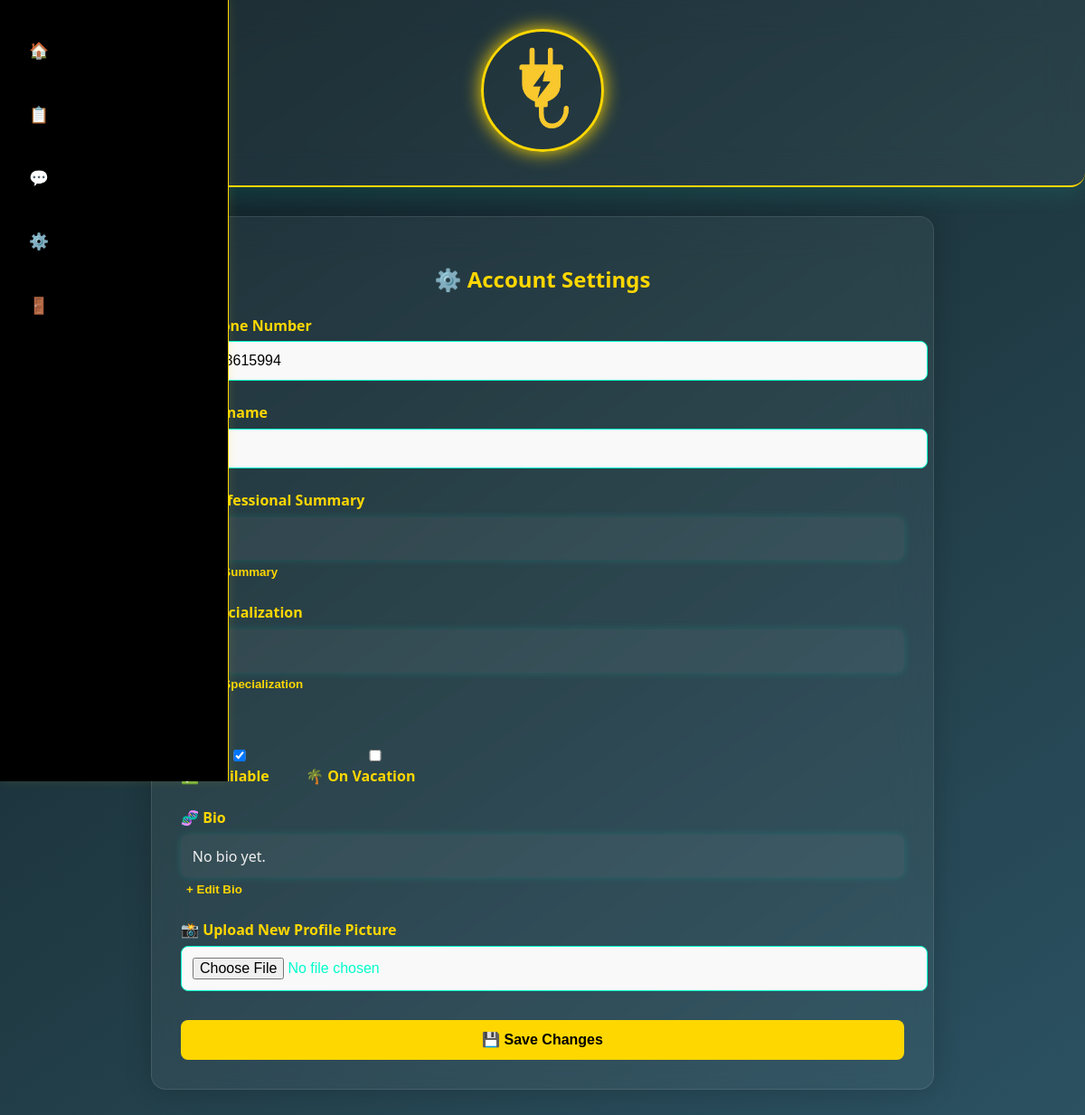
The page /account/settings/ (signed in) on the database as committed earlier.
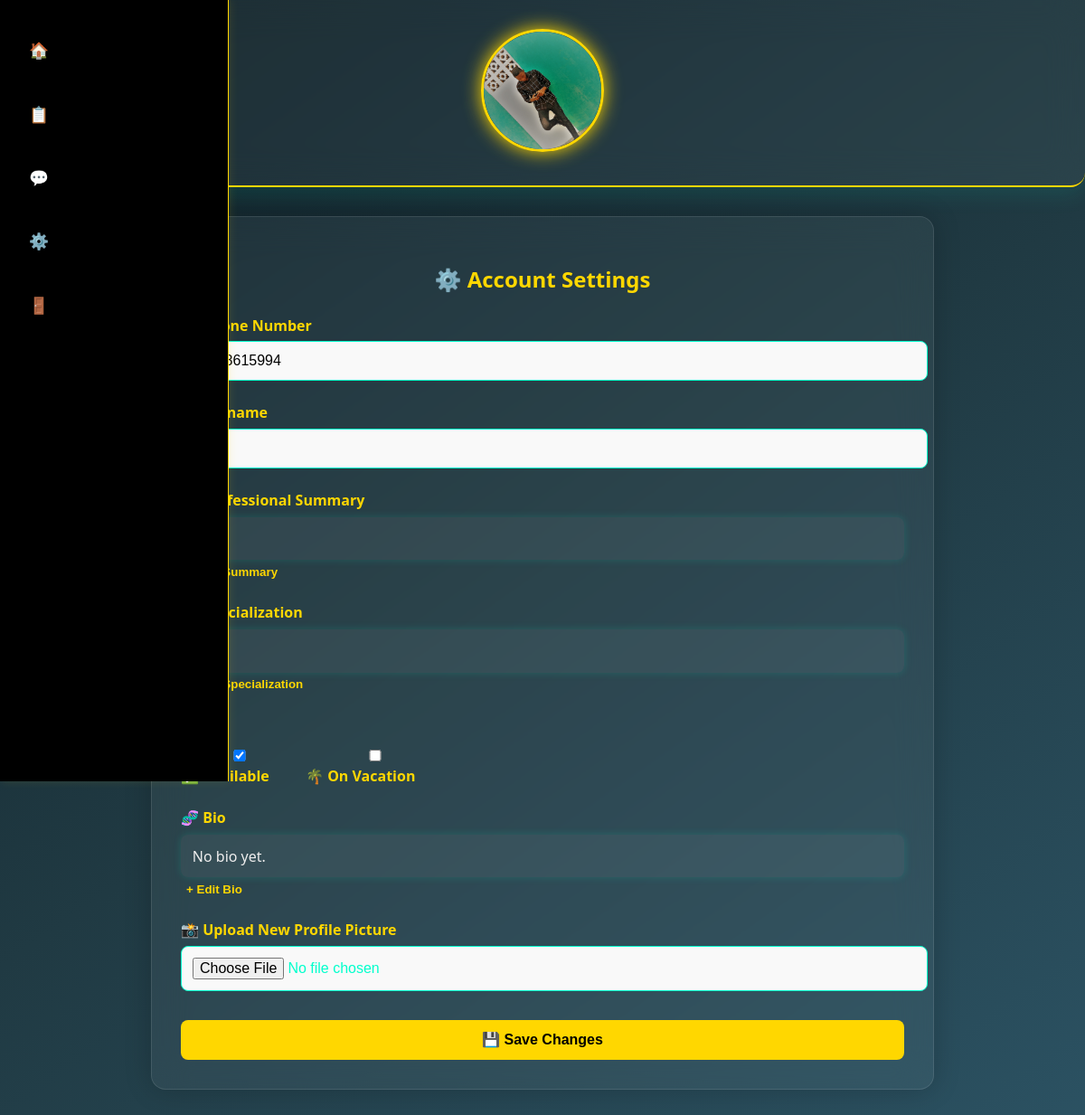
The same page on the database as committed later.
### myapp/models.py (models this page shows, shortened)
class EngineerProfile(models.Model):
    user = models.OneToOneField(User, on_delete=models.CASCADE, related_name='engineer_profile')
    phone = models.CharField(max_length=20)
    Bio = models.TextField(null=True, blank=True)
    is_available = models.BooleanField(default=True)
    on_vacation = models.BooleanField(default=False)
    rating = models.FloatField(default=0)
    avatar = models.ImageField(upload_to=profile_pic_upload_path, blank=True)  # ✅ fixed here
    surname = models.CharField(max_length=200, null=True, blank=True)
    Longtitude = models.FloatField(null=True, blank=True)
    Latitude = models.FloatField(null=True, blank=True)
    Specialization = models.TextField(max_length=400, null=True, blank=True)
    profesional_summary = models.TextField(max_length=500, null=True, blank=True)

### myapp/views.py (the view, shortened to what this page needs)
# urls.py: path('account/settings/', views.engineer_settings, name='settings_engineer'),
@login_required
def engineer_settings(request):
    user = request.user
    profile, created = EngineerProfile.objects.get_or_create(user=user)
    context = {
        'profile': profile
    }
    return render(request, 'engineer_setings.html', context)

### myapp/templates/engineer_setings.html (shortened to what this page needs)
{% load static %}
{% block content %}
<!DOCTYPE html>
<html lang="en">
<head>
</head>
<body>
<div class="profile-header">
  <div class="profile-pic">
    {% if profile.avatar %}
      <img src="{{ profile.avatar.url }}" alt="Profile Picture">
    {% else %}
      <img src="{% static 'images/logo.png' %}" alt="No Profile">
    {% endif %}
  </div>
</div>
<form method="POST" enctype="multipart/form-data">
  <h2>⚙️ Account Settings</h2>
  <label for="phone">📞 Phone Number</label>
  <input type="text" id="phone" name="phone" value="{{ profile.phone }}">
  <label for="surname">👤 Surname</label>
  <input type="text" id="surname" name="surname" value="{{ profile.surname }}">
  <label>📝 Professional Summary</label>
  <div class="preview-box">{{ profile.profesional_summary }}</div>
  <button type="button" class="toggle-btn" data-target="summary-input">+ Edit Summary</button>
  <label>🔧 Specialization</label>
  <div class="preview-box">{{ profile.Specialization }}</div>
  <button type="button" class="toggle-btn" data-target="spec-input">+ Edit Specialization</button>
  <div class="checkbox-group">
    <label><input type="checkbox" name="is_available" {% if profile.is_available %}checked{% endif %}> ✅ Available</label>
    <label><input type="checkbox" name="on_vacation" {% if profile.on_vacation %}checked{% endif %}> 🌴 On Vacation</label>
  </div>
  <label>🧬 Bio</label>
  <div class="preview-box">{{ profile.Bio|default:"No bio yet." }}</div>
  <button type="button" class="toggle-btn" data-target="bio-input">+ Edit Bio</button>
  <label for="avatar">📸 Upload New Profile Picture</label>
  <input type="file" id="avatar" name="avatar">
  <button type="submit" class="btn-save">💾 Save Changes</button>
</form>
{% include 'partials/engineer_tabs.html' %}
{% endblock %}
</body>
</html>

Rows that differ between the two databases and show on the page:
changed EngineerProfile "No bio yet.": avatar: picture added
